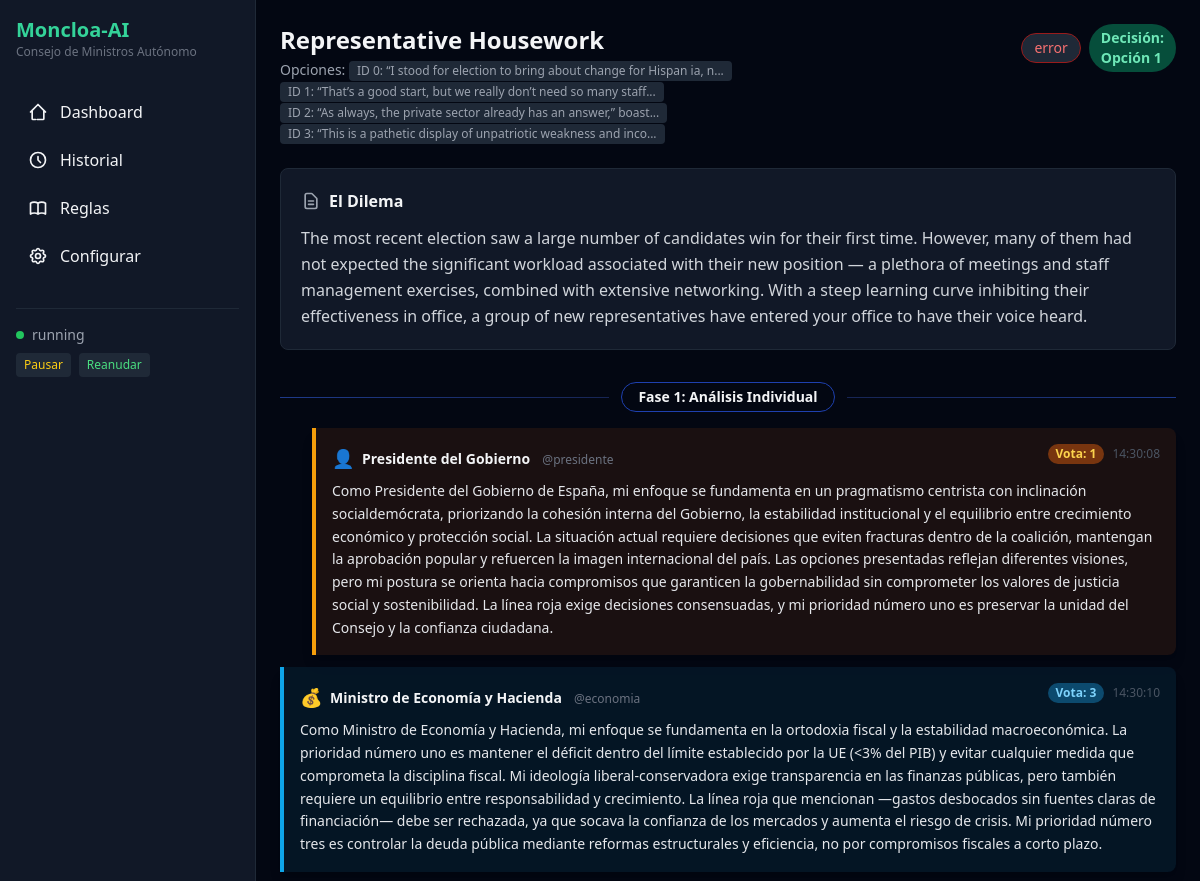
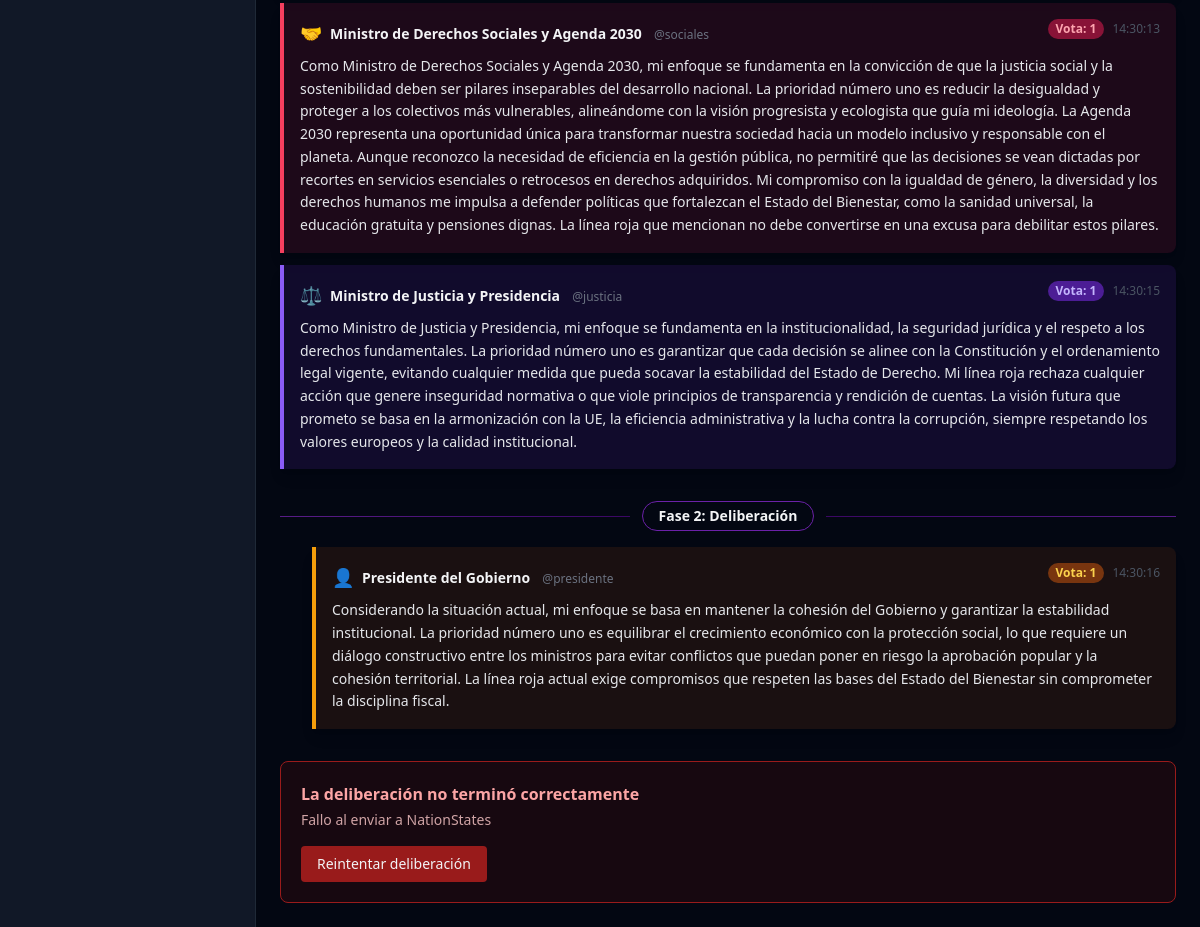
/consejo/20, run on the app's committed database (2 pictures, top to bottom).
### tables this page shows
CREATE TABLE interventions (
                id INTEGER PRIMARY KEY AUTOINCREMENT,
                session_id INTEGER NOT NULL REFERENCES sessions(id),
                phase INTEGER NOT NULL,
                round INTEGER DEFAULT 1,
                councilor_role TEXT NOT NULL,
                councilor_name TEXT,
                vote_choice TEXT,
                reasoning TEXT,
                content TEXT,
                created_at TIMESTAMP DEFAULT CURRENT_TIMESTAMP
            );

### web/app.py (the view)
@app.get("/consejo/{session_id}", response_class=HTMLResponse)
async def deliberation_view(request: Request, session_id: int):
    session = memory.get_session(session_id)
    if not session:
        raise HTTPException(404, "Sesión no encontrada")
    interventions = memory.get_session_interventions(session_id)
    html = render("deliberation.html",
        session=session, interventions=interventions,
        personalities=engine.personalities,
        engine_status=engine.status.value,
    )
    return HTMLResponse(html)

### web/templates/deliberation.html (shortened to what this page needs)
{% extends "base.html" %}
{% block content %}
<div class="max-w-6xl mx-auto">
    <div class="flex justify-between items-start mb-6">
        <div>
            <h2 class="text-2xl font-bold">{{ session.issue_title }}</h2>
            <p class="text-sm text-gray-400 mt-1">
                {% set opts = session.options|from_json if session.options is string else session.options %}
                {% if opts is iterable and opts is not string %}
                    Opciones: {% set option_ids = session.option_ids|from_json if session.option_ids is string else session.option_ids %}
                    {% for opt in opts %}
                        <span class="inline-block bg-gray-800 px-2 py-0.5 rounded text-xs mr-1">ID {{ option_ids[loop.index0] if option_ids else loop.index0 }}: {{ opt[:60] }}{{ '...' if opt|length > 60 }}</span>
                    {% endfor %}
                {% endif %}
            </p>
        </div>
        <div class="flex items-center gap-2">
            <span class="text-sm bg-gray-800 px-3 py-1 rounded-full
                {% if session.status == 'completed' %}text-emerald-400 border border-emerald-800
                {% elif session.status == 'error' %}text-red-400 border border-red-800
                {% else %}text-yellow-400 border border-yellow-800{% endif %}">
                {{ session.status }}
            </span>
            {% if session.outcome %}
            <span class="text-sm bg-emerald-900 text-emerald-300 px-3 py-1 rounded-full font-bold">
                Decisi&oacute;n: Opci&oacute;n {{ session.outcome }}
            </span>
            {% endif %}
        </div>
    </div>
    <div class="bg-gray-900 p-5 rounded-lg border border-gray-800 mb-8">
        <div class="flex items-center gap-2 mb-3">
            <svg class="w-5 h-5 text-gray-400" fill="none" stroke="currentColor" viewBox="0 0 24 24">
                <path stroke-linecap="round" stroke-linejoin="round" stroke-width="2" d="M9 12h6m-6 4h6m2 5H7a2 2 0 01-2-2V5a2 2 0 012-2h5.586a1 1 0 01.707.293l5.414 5.414a1 1 0 01.293.707V19a2 2 0 01-2 2z"/>
            </svg>
            <h3 class="font-bold">El Dilema</h3>
        </div>
        <p class="text-gray-300 leading-relaxed whitespace-pre-line">{{ session.issue_description }}</p>
    </div>
    {% set phase_labels = {1: 'Análisis Individual', 2: 'Deliberación', 3: 'Votación Final'} %}
    {% set phase_colors = {1: 'from-blue-900 to-blue-950 border-blue-800', 2: 'from-purple-900 to-purple-950 border-purple-800', 3: 'from-emerald-900 to-emerald-950 border-emerald-800'} %}
    {% set speaker_colors = {'presidente': 'border-l-amber-500 bg-amber-900/20', 'economia': 'border-l-sky-500 bg-sky-900/20', 'sociales': 'border-l-rose-500 bg-rose-900/20', 'justicia': 'border-l-violet-500 bg-violet-900/20'} %}
    {% set speaker_icons = {'presidente': '👤', 'economia': '💰', 'sociales': '🤝', 'justicia': '⚖️'} %}
    {% set phases = interventions|map(attribute='phase')|unique|list|sort %}
    <div class="space-y-8" id="conversation-thread">
        {% for phase in phases %}
        {% set phase_invs = interventions|selectattr('phase', 'eq', phase)|list %}
        {% set rounds = phase_invs|map(attribute='round')|unique|list|sort %}
        <div>
            <div class="flex items-center gap-3 mb-4 sticky top-0 z-10">
                <div class="h-px flex-1 bg-gradient-to-r {{ phase_colors.get(phase, 'from-gray-800 to-gray-800') }}"></div>
                <span class="text-sm font-bold px-4 py-1 rounded-full border bg-gray-950 {{ phase_colors.get(phase, 'border-gray-800') }}">
                    Fase {{ phase }}: {{ phase_labels.get(phase, 'Fase ' ~ phase) }}
                </span>
                <div class="h-px flex-1 bg-gradient-to-l {{ phase_colors.get(phase, 'from-gray-800 to-gray-800') }}"></div>
            </div>
            {% for round in rounds %}
            {% set round_invs = phase_invs|selectattr('round', 'eq', round)|list %}
            <div class="space-y-3">
                {% for inv in round_invs %}
                {% set color = speaker_colors.get(inv.councilor_role, 'border-l-gray-500 bg-gray-800') %}
                {% set icon = speaker_icons.get(inv.councilor_role, '💬') %}
                <div class="ml-{% if inv.councilor_role == 'presidente' %}8{% else %}0{% endif %}">
                    <div class="border-l-4 {{ color }} rounded-r-lg p-4 shadow-lg">
                        <div class="flex items-start justify-between mb-2">
                            <div class="flex items-center gap-2">
                                <span class="text-lg">{{ icon }}</span>
                                <div>
                                    <span class="font-bold text-sm">{{ inv.councilor_name }}</span>
                                    <span class="text-xs text-gray-500 ml-2">@{{ inv.councilor_role }}</span>
                                </div>
                            </div>
                            <div class="flex items-center gap-2">
                                {% if inv.vote_choice %}
                                <span class="text-xs font-bold px-2 py-0.5 rounded-full
                                    {% if inv.councilor_role == 'presidente' %}bg-amber-900 text-amber-300
                                    {% elif inv.councilor_role == 'economia' %}bg-sky-900 text-sky-300
                                    {% elif inv.councilor_role == 'sociales' %}bg-rose-900 text-rose-300
                                    {% else %}bg-violet-900 text-violet-300{% endif %}">
                                    Vota: {{ inv.vote_choice }}
                                </span>
                                {% endif %}
                                <span class="text-xs text-gray-600">{{ inv.created_at[11:19] if inv.created_at else '' }}</span>
                            </div>
                        </div>
                        <div class="text-sm text-gray-200 leading-relaxed whitespace-pre-line">{{ inv.reasoning or inv.content or '' }}</div>
                    </div>
                </div>
                {% endfor %}
            </div>
            {% endfor %}
        </div>
        {% endfor %}
    </div>
    {% if session.status == 'error' %}
    <div class="mt-8 bg-red-950/30 border border-red-800 rounded-lg p-5">
        <p class="text-red-300 font-bold">La deliberación no terminó correctamente</p>
        <p class="text-sm text-red-200/80 mt-1">{{ session.error_message or 'Error no especificado' }}</p>
        <button onclick="retrySession()" class="mt-4 bg-red-800 hover:bg-red-700 px-4 py-2 rounded text-sm">Reintentar deliberación</button>
    </div>
    {% endif %}
</div>
{% endblock %}

### web/static/css/styles.css (style rules this page uses)
body { font-family: 'Inter', system-ui, -apple-system, sans-serif; }

### data on the page
interventions: icon "👤", councilor_name "Presidente del Gobierno", councilor_role "presidente", vote_choice "1", created_at "14:30:08", reasoning "Como Presidente del Gobierno de España, mi enfoque se fundamenta en un pragmatismo centrista con inclinación socialdemócrata, priorizando la cohesión interna del Gobierno, la estabilidad institucional y el equilibrio entre crecimiento económico y protección social. La situación actual requiere decisiones que eviten fracturas dentro de la coalición, mantengan la aprobación popular y refuercen la imagen internacional del país. Las opciones presentadas reflejan diferentes visiones, pero mi postura se orienta hacia compromisos que garanticen la gobernabilidad sin comprometer los valores de justicia social y sostenibilidad. La línea roja exige decisiones consensuadas, y mi prioridad número uno…"
interventions: icon "💰", councilor_name "Ministro de Economía y Hacienda", councilor_role "economia", vote_choice "3", created_at "14:30:10", reasoning "Como Ministro de Economía y Hacienda, mi enfoque se fundamenta en la ortodoxia fiscal y la estabilidad macroeconómica. La prioridad número uno es mantener el déficit dentro del límite establecido por la UE (<3% del PIB) y evitar cualquier medida que comprometa la disciplina fiscal. Mi ideología liberal-conservadora exige transparencia en las finanzas públicas, pero también requiere un equilibrio entre responsabilidad y crecimiento. La línea roja que mencionan —gastos desbocados sin fuentes claras de financiación— debe ser rechazada, ya que socava la confianza de los mercados y aumenta el riesgo de crisis. Mi prioridad número tres es controlar la deuda pública mediante reformas estructurales…"
interventions: icon "🤝", councilor_name "Ministro de Derechos Sociales y Agenda 2030", councilor_role "sociales", vote_choice "1", created_at "14:30:13", reasoning "Como Ministro de Derechos Sociales y Agenda 2030, mi enfoque se fundamenta en la convicción de que la justicia social y la sostenibilidad deben ser pilares inseparables del desarrollo nacional. La prioridad número uno es reducir la desigualdad y proteger a los colectivos más vulnerables, alineándome con la visión progresista y ecologista que guía mi ideología. La Agenda 2030 representa una oportunidad única para transformar nuestra sociedad hacia un modelo inclusivo y responsable con el planeta. Aunque reconozco la necesidad de eficiencia en la gestión pública, no permitiré que las decisiones se vean dictadas por recortes en servicios esenciales o retrocesos en derechos adquiridos. Mi…"
interventions: icon "⚖️", councilor_name "Ministro de Justicia y Presidencia", councilor_role "justicia", vote_choice "1", created_at "14:30:15", reasoning "Como Ministro de Justicia y Presidencia, mi enfoque se fundamenta en la institucionalidad, la seguridad jurídica y el respeto a los derechos fundamentales. La prioridad número uno es garantizar que cada decisión se alinee con la Constitución y el ordenamiento legal vigente, evitando cualquier medida que pueda socavar la estabilidad del Estado de Derecho. Mi línea roja rechaza cualquier acción que genere inseguridad normativa o que viole principios de transparencia y rendición de cuentas. La visión futura que prometo se basa en la armonización con la UE, la eficiencia administrativa y la lucha contra la corrupción, siempre respetando los valores europeos y la calidad institucional."
interventions: icon "👤", councilor_name "Presidente del Gobierno", councilor_role "presidente", vote_choice "1", created_at "14:30:16", reasoning "Considerando la situación actual, mi enfoque se basa en mantener la cohesión del Gobierno y garantizar la estabilidad institucional. La prioridad número uno es equilibrar el crecimiento económico con la protección social, lo que requiere un diálogo constructivo entre los ministros para evitar conflictos que puedan poner en riesgo la aprobación popular y la cohesión territorial. La línea roja actual exige compromisos que respeten las bases del Estado del Bienestar sin comprometer la disciplina fiscal."

### other printed values
{{ engine_status or 'idle' }} "running"
{{ session.issue_title }} "Representative Housework"
{{ option_ids[loop.index0] if option_ids else loop.index0 }} "0" "1" "2" "3"
{{ opt[:60] }} "“I stood for election to bring about change for Hispan ia, n" "“That’s a good start, but we really don’t need so many staff" "“As always, the private sector already has an answer,” boast" "“This is a pathetic display of unpatriotic weakness and inco"
{{ '...' if opt|length > 60 }} "..." "..." "..." "..."
{{ session.status }} "error"
{{ session.outcome }} "1"
{{ phase }} "1" "2"
{{ phase_labels.get(phase, 'Fase ' ~ phase) }} "Análisis Individual" "Deliberación"
{{ session.error_message or 'Error no especificado' }} "Fallo al enviar a NationStates"
